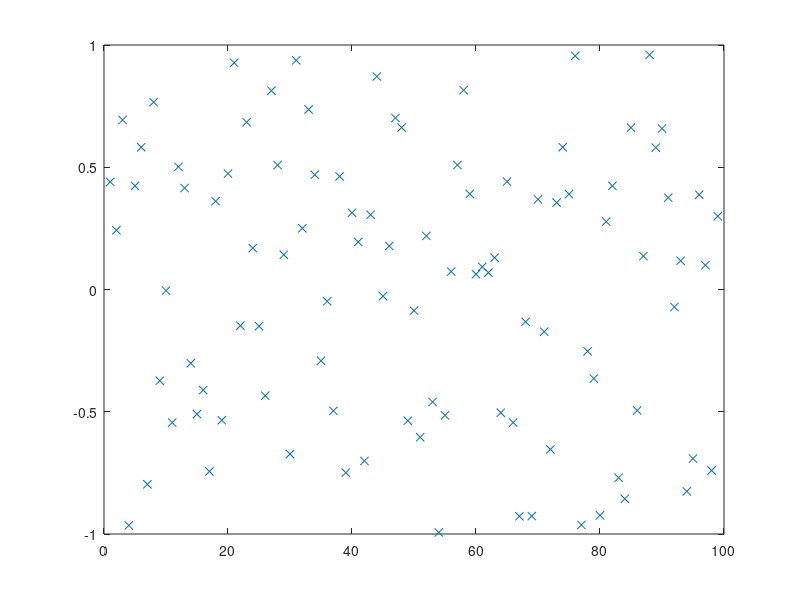

This chart was generated by the following MATLAB code: (Note: this script raises an error after producing the figure.)
% script <a href="matlab:RR_QuickSortTest">RR_QuickSortTest</a>
% Test <a href="matlab:help RR_InsertionSort">RR_InsertionSort</a> on a random set of data.
% Renaissance Codebase, https://github.com/tbewley/RC/NRchap07
% Copyright 2023 by Thomas Bewley, published under BSD 3-Clause License. 

n=99; D=2*rand(n,1)-1; close all, plot(D(:,1),'x'), pause(0.5)
[D,index]=RR_QuickSort(D,1,n);       plot(D(:,1),'x')

% end script RR_QuickSortTest
